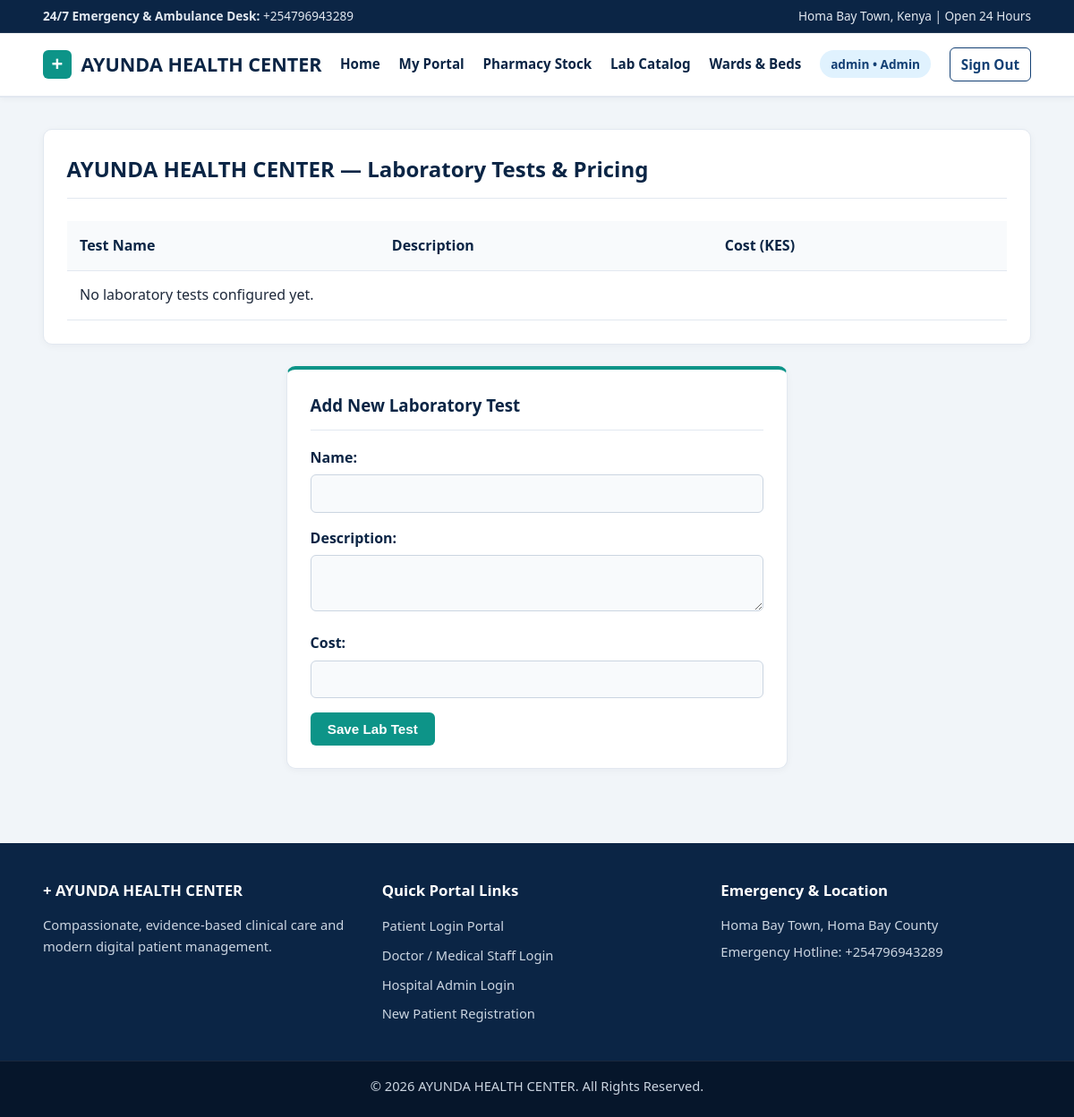
Before: /laboratory/catalog/ (signed in) with the older database file.
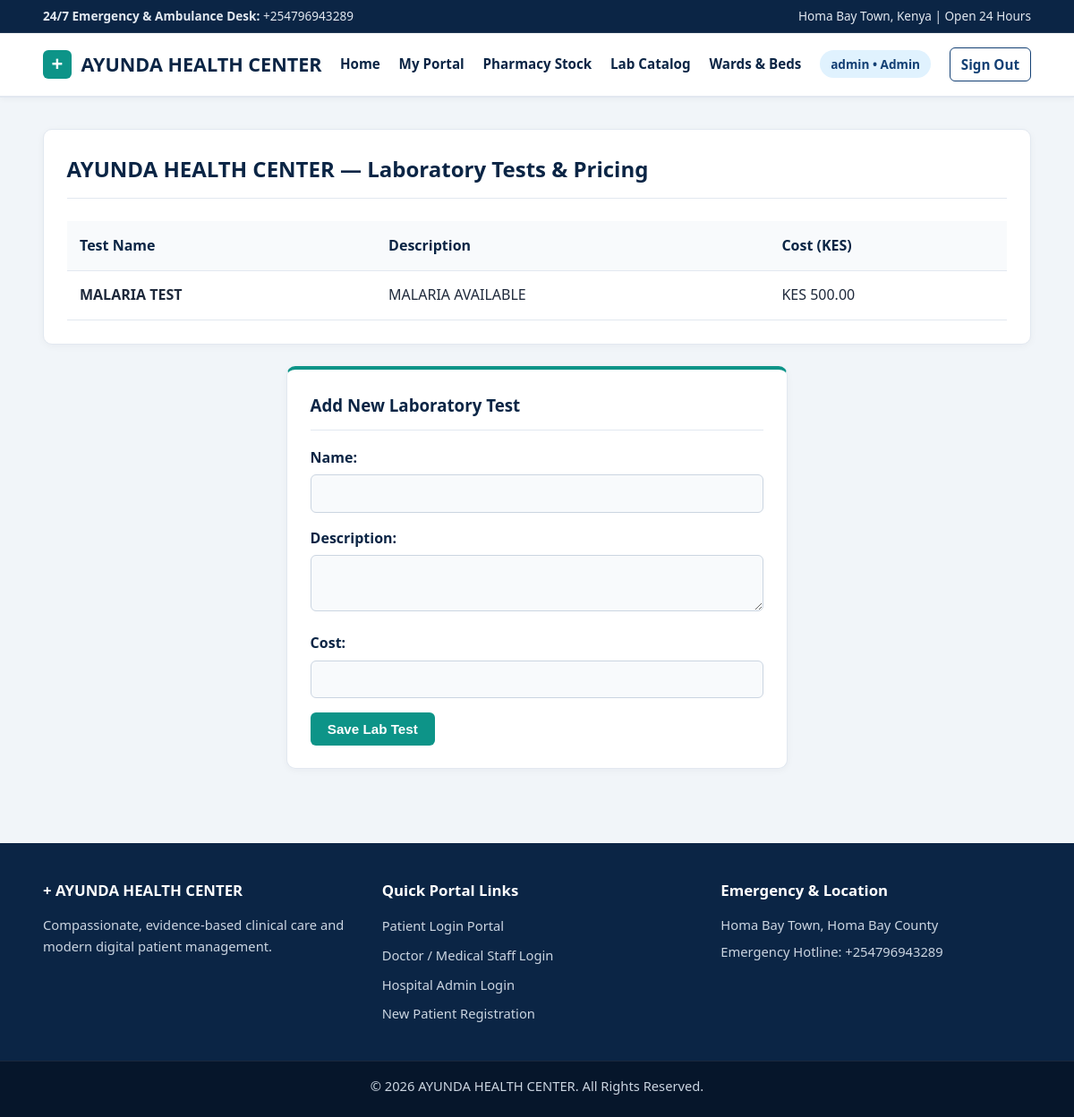
After: the same page with the newer database file.
### hospital/models.py (models this page shows, shortened)
class LabTest(models.Model):
    name = models.CharField(max_length=150, unique=True)
    description = models.TextField(blank=True, null=True)
    cost = models.DecimalField(max_digits=10, decimal_places=2)
    class Meta:
        ordering = ['name']

### hospital/extra_views.py (the view)
# urls.py: path('laboratory/catalog/', views.lab_catalog, name='lab_catalog'),
@login_required
def lab_catalog(request):
    if request.user.role not in [User.Role.ADMIN, User.Role.DOCTOR] and not request.user.is_superuser:
        return redirect('dashboard_redirect')
    tests = LabTest.objects.all()
    if request.method == 'POST':
        if request.user.role != User.Role.ADMIN and not request.user.is_superuser:
            messages.error(request, 'Only Administrators can add lab tests.')
            return redirect('lab_catalog')
        form = LabTestCatalogForm(request.POST)
        if form.is_valid():
            form.save()
            messages.success(request, 'Laboratory test added.')
            return redirect('lab_catalog')
    else:
        form = LabTestCatalogForm()
    return render(request, 'hospital/lab_catalog.html', {'tests': tests, 'form': form})

### hospital/forms.py
class LabTestCatalogForm(forms.ModelForm):
    class Meta:
        model = LabTest
        fields = ('name', 'description', 'cost')
        widgets = {
            'description': forms.Textarea(attrs={'rows': 2}),
        }

### templates/hospital/lab_catalog.html (shortened to what this page needs)
{% extends 'base.html' %}
{% block content %}
<div class="card">
    <div class="card-header">
        <h2>AYUNDA HEALTH CENTER — Laboratory Tests & Pricing</h2>
    </div>
    <div class="table-responsive">
        <table>
            <thead>
                <tr><th>Test Name</th><th>Description</th><th>Cost (KES)</th></tr>
            </thead>
            <tbody>
                {% for test in tests %}
                <tr>
                    <td><strong>{{ test.name }}</strong></td>
                    <td>{{ test.description|default:"—" }}</td>
                    <td>KES {{ test.cost }}</td>
                </tr>
                {% empty %}
                <tr><td colspan="3">No laboratory tests configured yet.</td></tr>
                {% endfor %}
            </tbody>
        </table>
    </div>
</div>
{% if user.role == 'ADMIN' or user.is_superuser %}
<div class="card form-card">
    <div class="card-header"><h3>Add New Laboratory Test</h3></div>
    <form method="post">
        {{ form.as_p }}
        <button type="submit" class="btn btn-teal">Save Lab Test</button>
    </form>
</div>
{% endif %}
{% endblock %}

Changed rows visible on the page:
added LabTest: name "MALARIA TEST", description "MALARIA AVAILABLE", cost "500.00"
Other visible differences:
text no longer shown: "No laboratory tests configured yet."
